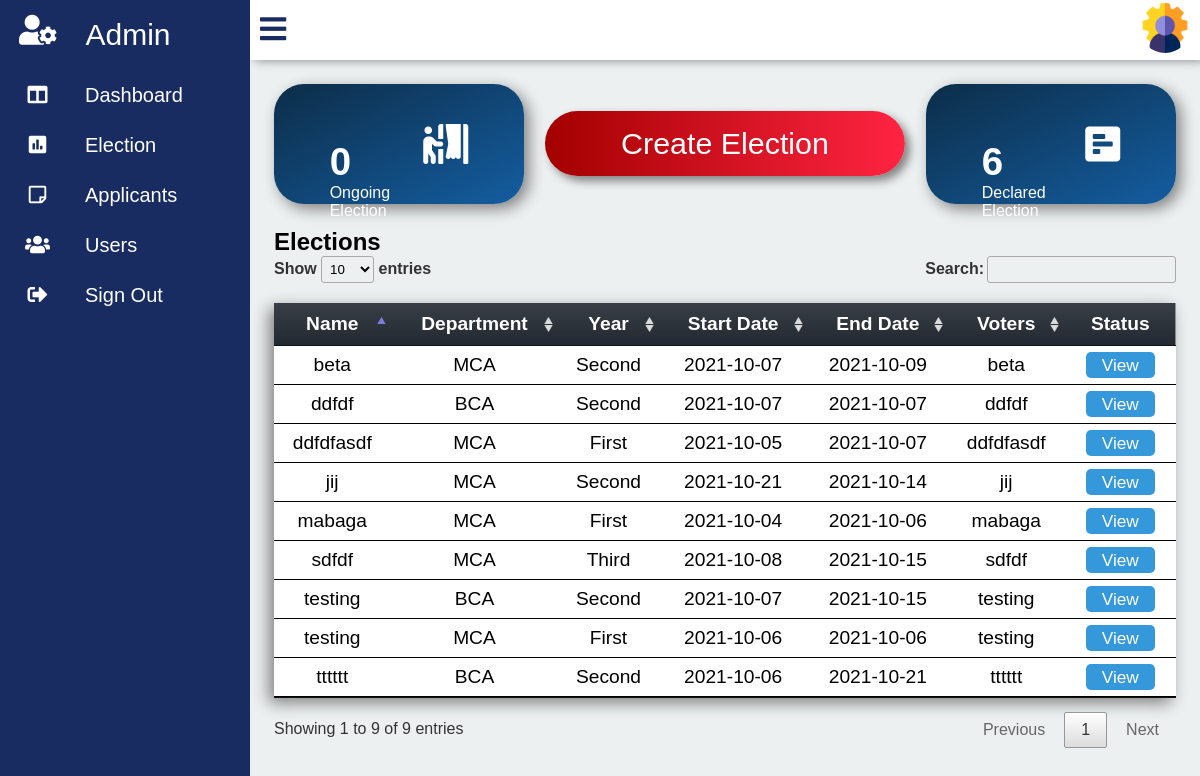
/elections.php (signed in), run on an earlier commit of the app's database.
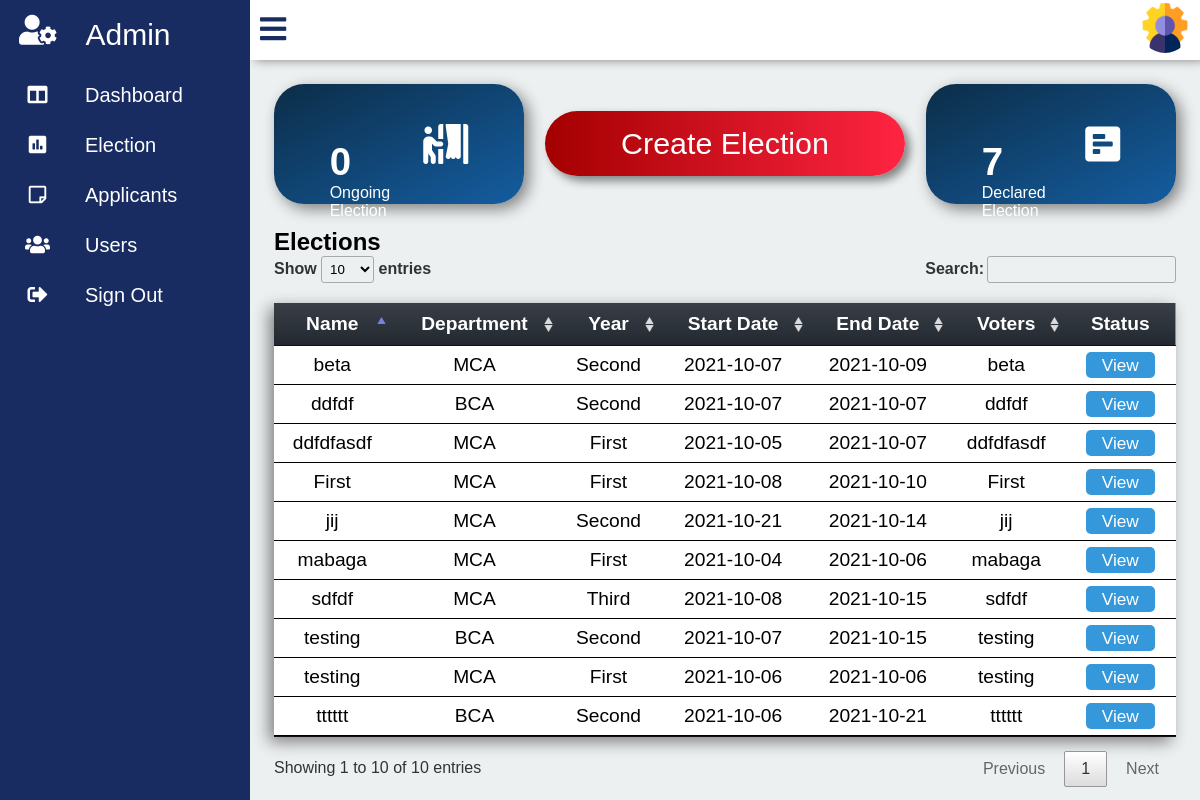
And on a later commit of the database.
### tables this page shows
CREATE TABLE IF NOT EXISTS `elections` (
  `id` int(10) unsigned NOT NULL AUTO_INCREMENT,
  `Name` varchar(30) NOT NULL,
  `Department_id` int(11) unsigned NOT NULL,
  `Year_id` int(11) unsigned NOT NULL,
  `Election_status` tinyint(3) unsigned NOT NULL DEFAULT '0',
  `Start_date` date NOT NULL,
  `End_date` date NOT NULL,
  `Start_time` time NOT NULL,
  `End_time` time NOT NULL,
  `Voters` int(11) NOT NULL,
  PRIMARY KEY (`id`),
  KEY `elections_dpt` (`Department_id`),
  KEY `elections_year` (`Year_id`)
);

CREATE TABLE IF NOT EXISTS `department` (
  `id` int(11) unsigned NOT NULL AUTO_INCREMENT,
  `Department_name` varchar(10) NOT NULL,
  `Yr_no` int(11) NOT NULL,
  PRIMARY KEY (`id`)
);

CREATE TABLE IF NOT EXISTS `year` (
  `id` int(10) unsigned NOT NULL AUTO_INCREMENT,
  `Year_name` varchar(10) NOT NULL,
  PRIMARY KEY (`id`)
);

### php/onTablefunc.php (called while the page is built, shortened)
<?php
	function getDepartment($dpid,$con){
		$dpquery = "select Department_name from department where(id = $dpid );";
		$dp = mysql_query($dpquery,$con);
		$department = mysql_fetch_array($dp);
		return $department['Department_name'];
	}
	function getYear($yrid,$con) {
		$yrquery = "select * from year where(id = $yrid);";
		$yr = mysql_query($yrquery,$con);
		$year = mysql_fetch_array($yr);
		return $year['Year_name'];
	}
?>

### elections.php (the view, shortened to what this page needs)
<?php
	include('php/config.php');
	include('php/onTablefunc.php');
	function get_no_of_election($type,$con){
		$Q = "select * from elections where Election_status = '$type'";
		$Qobj = mysql_query($Q,$con);
		return mysql_num_rows($Qobj);
	}
?>
<!DOCTYPE html>
<html>
<head>
	<link rel="stylesheet" type="text/css" href="css/all.min.css">
	<link rel="stylesheet" type="text/css" href="css/fontawesome.min.css">
	<link rel="stylesheet" type="text/css" href="css/panel.css">
	<link rel="stylesheet" href="css/electionmag.css">
	<link rel="stylesheet" type="text/css" href="css/table.css">
	<link rel="stylesheet" type="text/css" href="DataTables/datatables.min.css">
</head>
<body>
	<div class="container">
		<div class="navigation">
		<div class="admin_icon">
			<a href="">
					<i class="fas fa-user-cog"></i>
				<span class="admin_Text" >Admin</span>
			</a>
		</div>
			<ul>
				<li>
					<a href="admin.php">
						<span class="icon">
							<i class="fas fa-columns"></i>
						</span>
						<span class="title">Dashboard</span>
					</a>
				</li>
				<li>
					<a href="elections.php">
						<span class="icon">
							<i class="fas fa-poll"></i>
						</span>
						<span class="title">Election</span>
					</a>
				</li>
				<li>
					<a href="applicants.php">
						<span class="icon">
							<i class="far fa-sticky-note"></i>
						</span>
						<span class="title">Applicants</span>
					</a>
				</li>
				<li>
					<a href="users.php">
						<span class="icon">
							<i class="fas fa-users"></i>
						</span>
						<span class="title">Users</span>
					</a>
				</li>
				<li>
					<a href="/project/php/logout.php">
						<span class="icon">
							<i class="fas fa-sign-out-alt"></i>
						</span>
						<span class="title">Sign Out</span>
					</a>
				</li>
			</ul>
		</div>
		<div class="main">
			<div class="topbar">
				<div class="user">
					<a href="adminacc.php"><img src="images/admin_photo.png"></a>
				</div>
			</div>
			<div class="election_Management">
				<div class="easy_Details">
					<div class="boxarea ongoing">
						<div class="boxdetails ongoing">
							<span class="number ongoing"><?php if(get_no_of_election(1,$con))
																	echo get_no_of_election(1,$con);
																	else
																	echo "0";
																?></span>
							<span class="name">Ongoing Election</span>
						</div>
						<i class="fas fa-person-booth"></i>
					</div>
					<div class="create_Button">
						<a class="start_Election" href="createElection.php"> Create Election</a>
					</div>
					<div class="boxarea declared">
						<div class="boxdetails declared">
								<span class="number declared"><?php if(get_no_of_election(0,$con))
																	echo get_no_of_election(0,$con);
																	else
																	echo "0";
																?></span>
								<span class="name">Declared Election</span>
						</div>
						<i class="fas fa-poll-h"></i>
					</div>
				</div>
				<div class="table_Area">
					<div class="t_Heading">
						<h2>Elections</h2>
					</div>
					<table id="elections_Table" class="table elections">
					<thead>
						<tr>
							<th>Name</th>
							<th>Department</th>
							<th>Year</th>
							<th>Start Date</th>
							<th>End Date</th>
							<th>Voters</th>
							<th>Status</th>
						</tr>
					</thead>
					<tbody>
						<?php
						$selectQ = "select * from elections;";
						$result = mysql_query($selectQ,$con);
						while($data = mysql_fetch_array($result)){
							$department = getDepartment($data['Department_id'],$con);
							$year = getYear($data['Year_id'],$con);
							?>
							<tr>
								<td><?php echo $data['Name']; ?></td>
								<td><?php echo $department; ?></td>
								<td><?php echo $year; ?></td>
								<td><?php echo $data['Start_date']; ?></td>
								<td><?php echo $data['End_date']; ?></td>
								<td><?php echo $data['Name']; ?></td>
								<td><a href="electionView.php" class="button View">View</a></td>
							</tr>
						<?php
						}
						?>
					</tbody>
					</table>
				</div>
			</div>
		</div>
	</div>
</body>
</html>
<td><a class="button View">View</a></td>

### css/panel.css (style rules this page uses)
* { margin: 0; padding: 0; box-sizing: border-box; font-family: 'Poppins',sans-serif; }
.container { position: relative; width: 100%; }
.navigation { position: fixed; width: 250px; height: 100%; background: #182C61; transition: 250ms ease-in-out; }
.navigation ul { position: relative; width: 100%; left: 0; top: 0; overflow: hidden; }
.navigation ul li { position: relative; width: 100%; list-style: none; overflow: hidden; }
.admin_icon a { width: 100%; text-decoration: none; color: white; display: flex; overflow: hidden; }
.admin_icon a i { font-size: 30px; line-height: 60px; padding: 0 19px; min-width: 75px; }
.admin_Text { font-size: 30px; font-weight: 400; font-family: 'Popins',sans-serif; color: white; padding: 0 10px; line-height: 70px; }
.navigation ul li a { position: relative; width: 100%; display: flex; text-decoration: none; color: white; }
li a span i { color: white; }
.navigation ul li a .icon { position: relative; display: block; height: 25px; min-width: 75px; text-align: center; height: 50px; font-size: 20px; line-height: 50px; padding: 0 10px; }
.navigation ul li a .title { position: relative; display: block; font-size: 20px; padding: 0 10px; height: 50px; line-height: 50px; }
.main { position: absolute; width: calc(100% - 250px); left: 250px; min-height: 100vh; background: #ecf0f1; transition: 250ms ease-in-out; overflow:scroll; height: 100vh; }
.main .topbar { background: white; overflow-y: hidden; width: 100%; height: 60px; padding: 0 10px; display: flex; justify-content: space-between; align-items: center ; box-shadow: 5px 0px 10px grey; }
.user img { width: 50px; height: 50px; border-radius: 50%; cursor: pointer; }

### css/electionmag.css (style rules this page uses)
.election_Management { padding: 1.5em; }
.easy_Details { display: flex; align-items: center; justify-content: space-between; margin-bottom: 1.5em; }
.easy_Details .boxarea { display: flex; width: 250px; background:linear-gradient(to bottom right,#0C2D48,#145DA0); padding: 3em; justify-content: space-around; height: 120px; font-size: 1.16rem; color: white; border-radius: 30px; box-shadow: 5px 5px 15px grey; transition: 150ms ease-in-out; }
.easy_Details .boxarea .boxdetails { display: flex; flex-direction: column; justify-content: space-evenly; }
.easy_Details .boxarea i { font-size: 2.5rem; }
.easy_Details .boxarea .boxdetails .number { font-size: 2.4rem; font-weight: 700; }
.easy_Details .boxarea .boxdetails .name { font-size: 1rem; }
.easy_Details .boxarea i { align-self: center; }
.create_Button .start_Election { background: linear-gradient(to right,#A30000,#FF2442); padding: .5em 2.5em; color: white; font-size: 1.9rem; border: none; border-radius:60px; transition: 250ms ease-in-out; text-decoration: none; box-shadow: 5px 5px 10px grey; }

### css/table.css (style rules this page uses)
.table { box-shadow: -5px 5px 15px grey; border-collapse: collapse; }
.table thead tr { background: linear-gradient(#393E46,#222831); }
.table thead tr th { font-size: 1.2em; color: white; border: none; padding: 18px 10px; text-align: center; }
.table tbody tr td { padding: 10px 0 10px 0; border-bottom: 1px solid black; background: none; text-align: center; font-size: 1.2em; margin: 0 14px 0 14px; }
.button { padding: 3px 16px ; font-size: .9em; background: none; border: none; border-radius: 5px; cursor: pointer; }
.button.View { background: #3498DB; color: white; text-decoration: none; }

What changed in the data, as far as the page shows it:
added elections: Name "First", Department.Department_name "MCA", Year.Year_name "First", Start_date "2021-10-08", End_date "2021-10-10"
Also different on the page:
get_no_of_election(0,$con): "6" → "7"
text written by a page script: "Show entries Search: Showing 1 to 9 of 9 entries Previous 1 Next" → "Show entries Search: Showing 1 to 10 of 10 entries Previous 1 Next"
